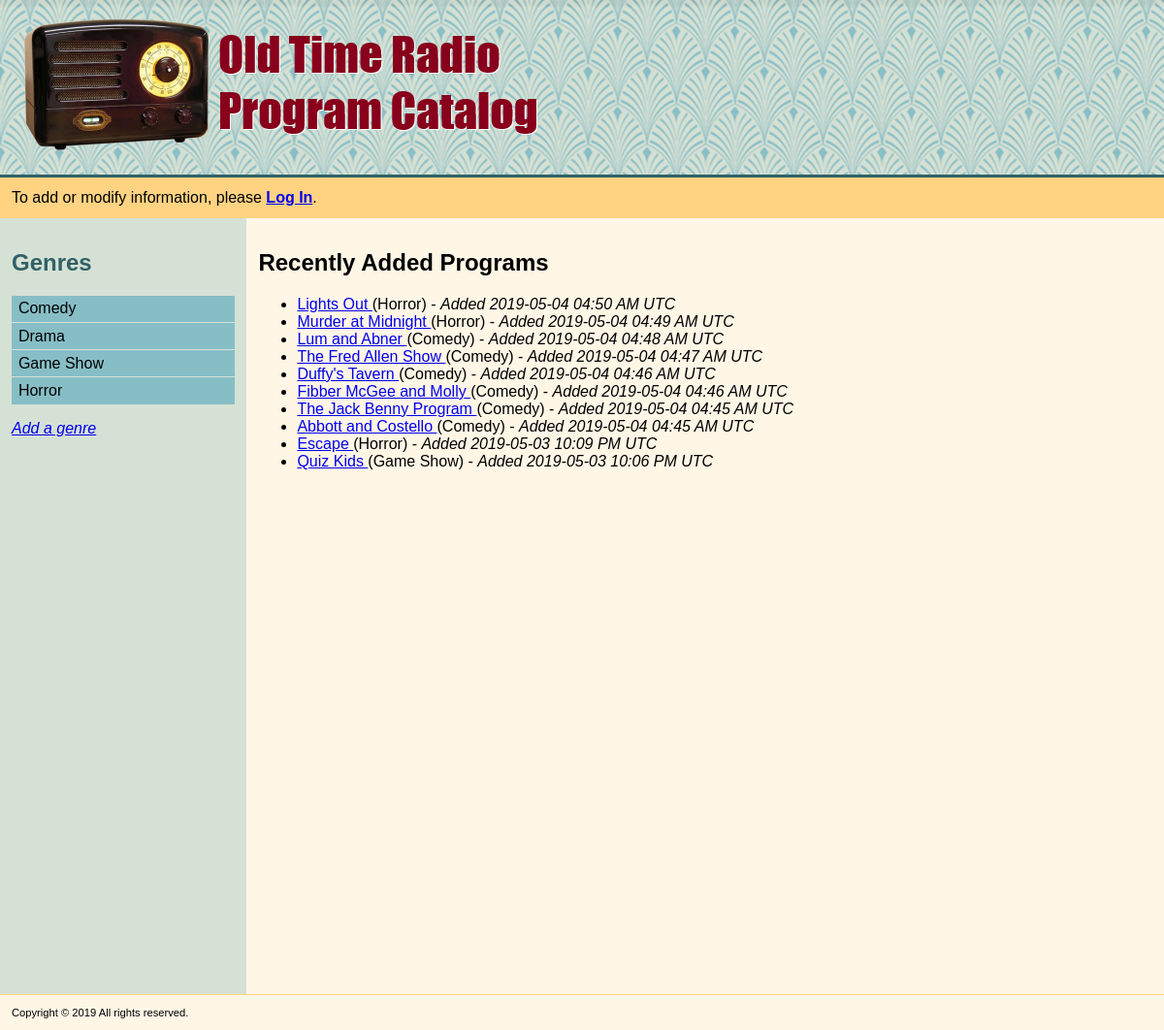
The page / on the database its author committed.
### models.py (models this page shows, shortened)
class Genre(Base):
    __tablename__ = 'genre'
    id = Column(Integer, primary_key=True)
    name = Column(String(100), nullable=False, unique=True)
    user_id = Column(Integer, ForeignKey('user.id'))
    user = relationship(User)
    time_created = Column(DateTime(timezone=True), server_default=func.now())
    time_updated = Column(DateTime(timezone=True), onupdate=func.now())

class Program(Base):
    __tablename__ = 'program'
    name = Column(String(120), nullable=False, unique=True)
    id = Column(Integer, primary_key=True)
    description = Column(String(1000))
    yearBegan = Column(Integer, nullable=False)
    yearEnded = Column(Integer, nullable=False)
    genre_id = Column(Integer, ForeignKey('genre.id'))
    genre = relationship(Genre)
    user_id = Column(Integer, ForeignKey('user.id'))
    user = relationship(User)
    time_created = Column(DateTime(timezone=True), server_default=func.now())
    time_updated = Column(DateTime(timezone=True), onupdate=func.now())

### application.py (the view)
@app.route('/')
def latestPrograms():
    genres = session.query(Genre).order_by('name').all()
    latest_progs = session.query(
                                 Program.id, Program.genre_id,
                                 Program.time_created, Program.name,
                                 Genre.name
                                ).join(
                                       Genre, Program.genre_id == Genre.id
                                      ).order_by(
                                                 Program.time_created.desc()
                                                ).limit(10)
    return render_template('latestPrograms.html', genres=genres,
                           latest_progs=latest_progs)

### application.py (called while the page is built)
def _fk_pragma_on_connect(dbapi_con, con_record):
    dbapi_con.execute('pragma foreign_keys=ON')

### templates/latestPrograms.html
{% extends "main.html" %}
{% block content %}
<h1>Recently Added Programs</h1>
{% if latest_progs.count() > 0 %}
	<ul>
		{% for program in latest_progs %}
		<li>
			<a href='{{url_for("showProgram", genre_id=program.genre_id, program_id=program.id)}}'>
			{{ program[3] }}
			</a> ({{ program[4] }}) -
			<em>Added {{ program.time_created.strftime('%Y-%m-%d %I:%M %p UTC') }}</em>
		</li>
		{% endfor %}
	</ul>
{% else %}
	<p><em>There are currently no programs in the catalog.<em></p>
{% endif %}
{% endblock %}

### templates/main.html (shortened to what this page needs)
<!DOCTYPE html>
<html lang="en">
<head>
	<link rel="stylesheet" href="{{ url_for('static', filename='style.css') }}">
</head>
<body>
	<header>
		{% include "header.html" %}
	</header>
	<div class="container">
		<nav>
			{% include "nav.html" %}
		</nav>
		<section>
			{% block content %}
			{% endblock %}
		</section>
	</div>
	<footer>
		{% include "footer.html" %}
	</footer>
</body>
</html>

### templates/header.html (shortened to what this page needs)
<div id="banner" style="background-image: url('{{ url_for('static', filename='images/bg10.png')}}')">
<a href="/">
  <img src="{{ url_for('static', filename = 'images/OTR_banner_image.png') }}" alt="OTR Program Catalog" style="width:544px;height:152px;border:0;">
</a>
</div>
<div id="headerInfo">
{% if 'user_name' not in session %}
To add or modify information, please <a href="{{url_for('login',target_path=request.path)}}"><b>Log In</b></a>.
{% else %}
You are logged in as {{ session['email'] }}. <a href="{{url_for('disconnect')}}">Log Out</a>
{% endif %}
</div>

### templates/nav.html
<h1>Genres</h1>
{% if genres|count > 0 %}
	<ul>
	{% for g in genres %}
	<li {% if genre and genre.id == g.id %}class="selected"{% endif %}><a href='{{url_for("showGenre", genre_id=g.id)}}'>{{g.name}}</a></li>
	{% endfor %}
	</ul>
{% else %}
	<p>There are no genres currently defined.</p>
{% endif %}
{% if request.path != '/genre/add' %}
	<p><a href='{{url_for("addGenre")}}'>Add a genre</a></p>
{% endif %}

### templates/footer.html
Copyright © 2019 All rights reserved.

### static/style.css (style rules this page uses)
* { box-sizing: border-box; }
div.container, html, body { height: 100%; margin: 0; padding: 0; }
body { font-family: Arial; }
div.container { display: flex; flex-flow: row wrap; }
header #banner { padding: 1%; border-bottom: 3px solid #316168; }
header #headerInfo { padding: 1%; background: #ffd382; }
footer { padding: 1%; background: #fff6e6; border-top: 1px solid #ffd382; font-size: 70%; width: 100%; }
nav { background: #d5e1d4; flex: 1; padding: 1%; }
nav > h1 { color: #316168 }
nav > ul { list-style-type: none; margin: 0; padding: 0; }
nav > ul a { display: block; color: #000; padding: 2% 3%; text-decoration: none; margin: 1px 0px; background-color: #87bec6; }
nav > p > a { font-style: italic; }
section { flex: 4; padding: 1%; background-color: #fff6e6; }

### rows shown on the page
Genre: name "Comedy"
Genre: name "Drama"
Genre: name "Game Show"
Genre: name "Horror"
Program: name "Lights Out", name "Horror", time_created "2019-05-04 04:50 AM UTC"
Program: name "Murder at Midnight", name "Horror", time_created "2019-05-04 04:49 AM UTC"
Program: name "Lum and Abner", name "Comedy", time_created "2019-05-04 04:48 AM UTC"
Program: name "The Fred Allen Show", name "Comedy", time_created "2019-05-04 04:47 AM UTC"
Program: name "Duffy's Tavern", name "Comedy", time_created "2019-05-04 04:46 AM UTC"
Program: name "Fibber McGee and Molly", name "Comedy", time_created "2019-05-04 04:46 AM UTC"
Program: name "The Jack Benny Program", name "Comedy", time_created "2019-05-04 04:45 AM UTC"
Program: name "Abbott and Costello", name "Comedy", time_created "2019-05-04 04:45 AM UTC"
Program: name "Escape", name "Horror", time_created "2019-05-03 10:09 PM UTC"
Program: name "Quiz Kids", name "Game Show", time_created "2019-05-03 10:06 PM UTC"
